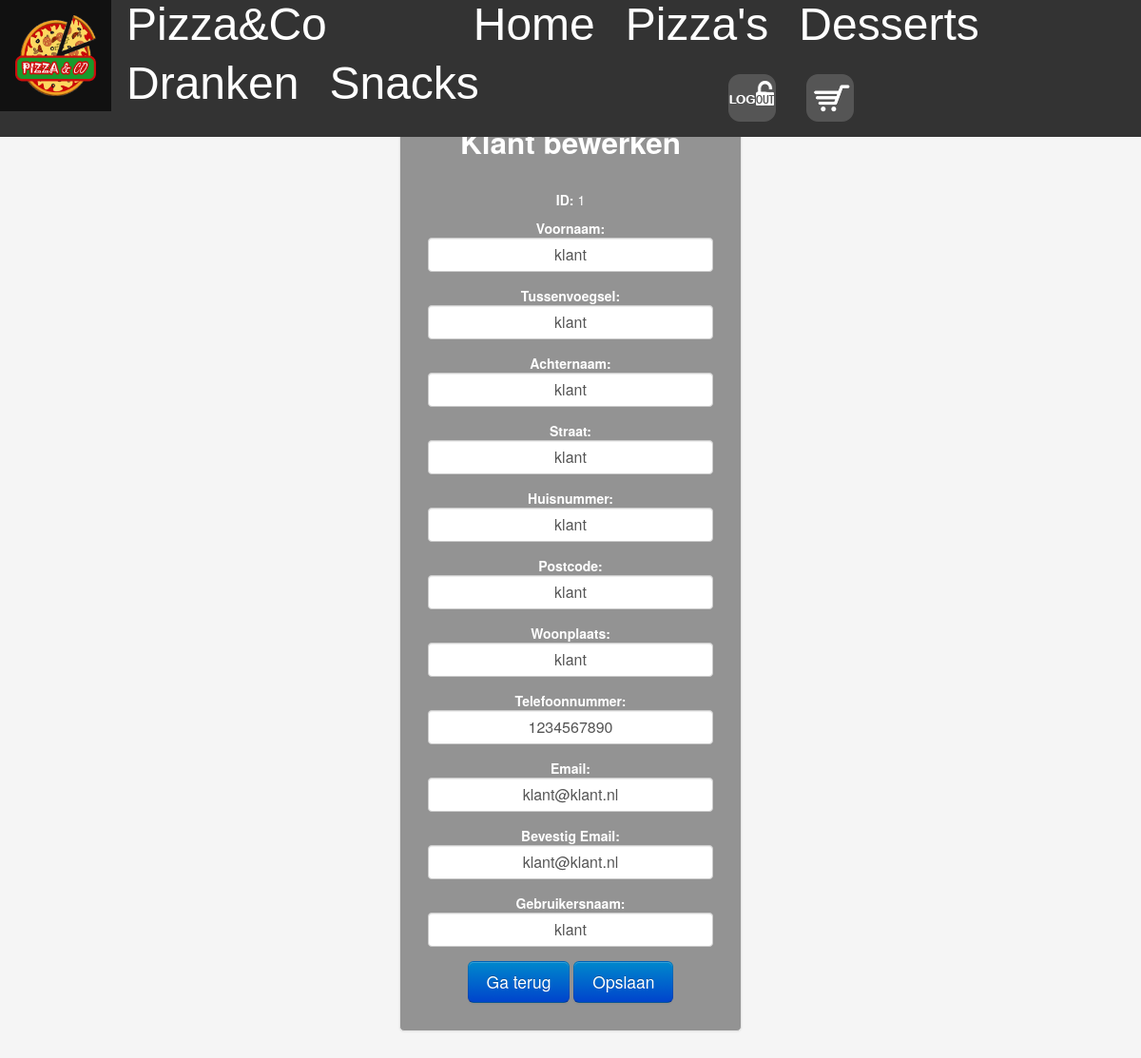
The page /editklant.php?ID=1 (signed in) on the database its author committed.
### tables this page shows
CREATE TABLE IF NOT EXISTS `klant` (
  `ID` int(11) NOT NULL AUTO_INCREMENT,
  `Voornaam` varchar(120) NOT NULL,
  `Tussenvoegsel` varchar(120) DEFAULT NULL,
  `Achternaam` varchar(120) NOT NULL,
  `Straat` varchar(120) NOT NULL,
  `Huisnummer` varchar(120) NOT NULL,
  `Postcode` varchar(120) NOT NULL,
  `Woonplaats` varchar(120) NOT NULL,
  `Email` varchar(120) NOT NULL,
  `Telefoonnummer` varchar(120) NOT NULL,
  `Gebruikersnaam` varchar(120) NOT NULL,
  `Wachtwoord` varchar(120) NOT NULL,
  PRIMARY KEY (`ID`)
);

### editklant.php (the view, shortened to what this page needs)
<?php
if(!isset($_SESSION['login'])) {
  header('location: alogin.php');
  exit;
}
Else{
   include 'NaviNoScrollKlant.php';
}
include('templates/header2.inc.php');
 function renderForm($ID, $Gebruikersnaam, $Voornaam, $Tussenvoegsel, $Achternaam, $Straat, $Huisnummer, $Woonplaats, $Postcode, $Telefoonnummer, $Email, $error)
 {
 ?>
<div class="container">
         <form class="form-signin" method="POST" action="">
            <h2>Klant bewerken</h2>
            <br />
            <p><strong>ID:</strong> <?php echo $ID; ?></p>
            <strong>Voornaam:</strong><input type="text" autocomplete="off" class="input-block-level" value="<?php echo $Voornaam; ?>" name="Voornaam" required/>
            <strong>Tussenvoegsel:</strong><input type="text" autocomplete="off" class="input-block-level" value="<?php echo $Tussenvoegsel; ?>" name="Tussenvoegsel"/>
            <strong>Achternaam:</strong><input type="text" autocomplete="off" class="input-block-level" value="<?php echo $Achternaam; ?>" name="Achternaam" required/>
            <strong>Straat:</strong><input type="text" autocomplete="off" class="input-block-level" value="<?php echo $Straat; ?>" name="Straat" required/>
            <strong>Huisnummer:</strong><input type="text" autocomplete="off" class="input-block-level" value="<?php echo $Huisnummer; ?>" name="Huisnummer" required/>
            <strong>Postcode:</strong><input type="text" maxlength="6" autocomplete="off" class="input-block-level" value="<?php echo $Postcode; ?>" name="Postcode" required/>
            <strong>Woonplaats:</strong><input type="text" autocomplete="off" class="input-block-level" value="<?php echo $Woonplaats; ?>" name="Woonplaats" required/>
            <strong>Telefoonnummer:</strong><input onkeypress="return /\d/.test(String.fromCharCode(((event||window.event).which||(event||window.event).which)));" maxlength="10" autocomplete="off" class="input-block-level" type="tel" value="<?php echo $Telefoonnummer; ?>" name="Telefoonnummer" required  />
            <strong>Email:</strong><input type="Email" autocomplete="off" class="input-block-level" value="<?php echo $Email; ?>" name="Email" required/>
            <strong>Bevestig Email:</strong><input type="Email" autocomplete="off" class="input-block-level" value="<?php echo $Email; ?>" name="Email2" required/>
            <strong>Gebruikersnaam:</strong><input type="text" autocomplete="off" class="input-block-level" value="<?php echo $Gebruikersnaam; ?>" name="Gebruikersnaam" required/>
            <input class="btn btn-large btn-primary" type="button" value="Ga terug" onclick="location.href = 'http://localhost/pizzaenco/cklanten.php';" />
            <input class="btn btn-large btn-primary" type="submit" name="submit" value="Opslaan" />
         </form>
      </div>
 </body>
 </html>
 <?php
 }
 if (isset($_POST['submit']))
 {
 if (isset($_POST['ID']))
 {
 $ID = $_POST['ID'];
 $Voornaam = mysql_real_escape_string(htmlspecialchars($_POST['Voornaam']));
 $Tussenvoegsel = mysql_real_escape_string(htmlspecialchars($_POST['Tussenvoegsel']));
 $Achternaam = mysql_real_escape_string(htmlspecialchars($_POST['Achternaam']));
 $Straat = mysql_real_escape_string(htmlspecialchars($_POST['Straat']));
 $Huisnummer = mysql_real_escape_string(htmlspecialchars($_POST['Huisnummer']));
 $Postcode = mysql_real_escape_string(htmlspecialchars($_POST['Postcode']));
 $Woonplaats = mysql_real_escape_string(htmlspecialchars($_POST['Woonplaats']));
 $Telefoonnummer = mysql_real_escape_string(htmlspecialchars($_POST['Telefoonnummer']));
 $Email = mysql_real_escape_string(htmlspecialchars($_POST['Email']));
 $Gebruikersnaam = mysql_real_escape_string(htmlspecialchars($_POST['Gebruikersnaam']));
 if ($Voornaam == '' || $Tussenvoegsel == '' || $Achternaam == '' || $Straat == '' || $Huisnummer == '' || $Postcode = '' || $Woonplaats == '' || $Telefoonnummer == '' || $Email == ''|| $Gebruikersnaam == '')
 {
 $error = 'ERROR: Please fill in all required fields!';
 renderForm($ID, $Gebruikersnaam, $Voornaam, $Tussenvoegsel, $Achternaam, $Straat, $Huisnummer, $Woonplaats, $Postcode, $Telefoonnummer, $Email, $error);
 }
 else
 {
 mysql_query("UPDATE klant SET Voornaam='$Voornaam', Tussenvoegsel='$Tussenvoegsel', Achternaam='$Achternaam', Straat='$Straat', Huisnummer='$Huisnummer' Postcode='$Postcode', Telefoonnummer='$Telefoonnummer', Email='$Email', Gebruikersnaam='$Gebruikersnaam' WHERE ID='$ID'")
 or die(mysql_error());
 header("Location: cklanten.php");
 }
 }
 else
 {
 echo 'Error!';
 }
 }
 else
 {
 if (isset($_GET['ID']) && is_numeric($_GET['ID']) && $_GET['ID'] > 0)
 {
 $ID = $_GET['ID'];
 $result = mysql_query("SELECT * FROM klant WHERE ID=$ID")
 or die(mysql_error());
 $row = mysql_fetch_array($result);
 if($row)
 {
 $Voornaam = $row['Voornaam'];
 $Tussenvoegsel = $row['Tussenvoegsel'];
 $Gebruikersnaam = $row['Gebruikersnaam'];
 $Achternaam = $row['Achternaam'];
 $Straat = $row['Straat'];
 $Huisnummer = $row['Huisnummer'];
 $Woonplaats = $row['Woonplaats'];
 $Postcode = $row['Postcode'];
 $Telefoonnummer = $row['Telefoonnummer'];
 $Email = $row['Email'];
 renderForm($ID, $Gebruikersnaam, $Voornaam, $Tussenvoegsel, $Achternaam, $Straat, $Huisnummer, $Woonplaats, $Postcode, $Telefoonnummer, $Email, '');
 }
 else
 {
 echo "No results!";
 }
 }
 else
 {
 }
 }
?>

### css/NaviNoScroll.css (style rules this page uses)
body { margin:0; }

### css/style2.css (style rules this page uses)
body { padding-top: 40px; padding-bottom: 40px; background-color: #f5f5f5; background-repeat: no-repeat; margin:0; }
.form-signin { max-width: 300px; text-align: center; padding: 19px 29px 29px; margin: 60px auto 20px; background-color: rgba(0, 0, 0, 0.4); color: #ffffff; border: 1px solid #e5e5e5; -webkit-border-radius: 5px; -moz-border-radius: 5px; border-radius: 5px; -webkit-box-shadow: 0 1px 2px rgba(0,0,0,.05); -moz-box-shadow: 0 1px 2px rgba(0,0,0,.05); box-shadow: 0 1px 2px rgba(0,0,0,.05); }
.form-signin input[type="text"], .form-signin input[type="date"], .form-signin input[type="email"], .form-signin input[type="select"], .form-signin input[type="tel"], .form-signin input[type="time"], .form-signin input[type="password"] { font-size: 16px; height: auto; margin-bottom: 15px; padding: 7px 9px; text-align: center; }

### rows shown on the page
klant: Voornaam "klant", Tussenvoegsel "klant", Achternaam "klant", Straat "klant", Huisnummer "klant", Postcode "klant", Woonplaats "klant", Telefoonnummer "1234567890", Email "klant@klant.nl", Email2 "klant@klant.nl", Gebruikersnaam "klant"

### other values the page prints
$ID "1"
